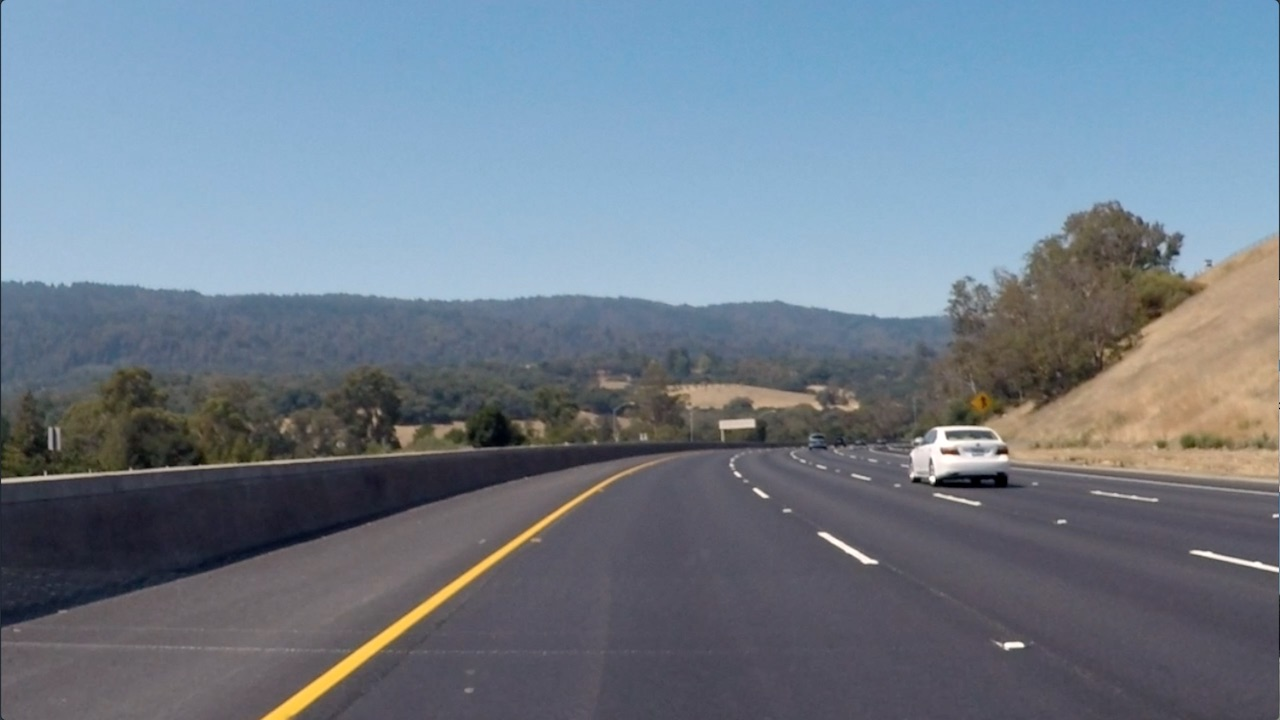
#> input picture 08.finding_edges_sobel/images/curved_lane.jpg, 1280 x 720 px
$ python run.py
#> lines starting #> are read from the running program, lines starting #| are printed output that depends on the picture
import cv2
import matplotlib.image as mpimg
import matplotlib.pyplot as plt
import numpy as np

image = mpimg.imread('images/curved_lane.jpg')
#> image is the input picture: shape (720, 1280, 3); mean R, G, B 112.1, 125, 138.7
# image = mpimg.imread('images/white_lines.jpg')

plt.imshow(image)
plt.show()

gray = cv2.cvtColor(image, cv2.COLOR_RGB2GRAY)
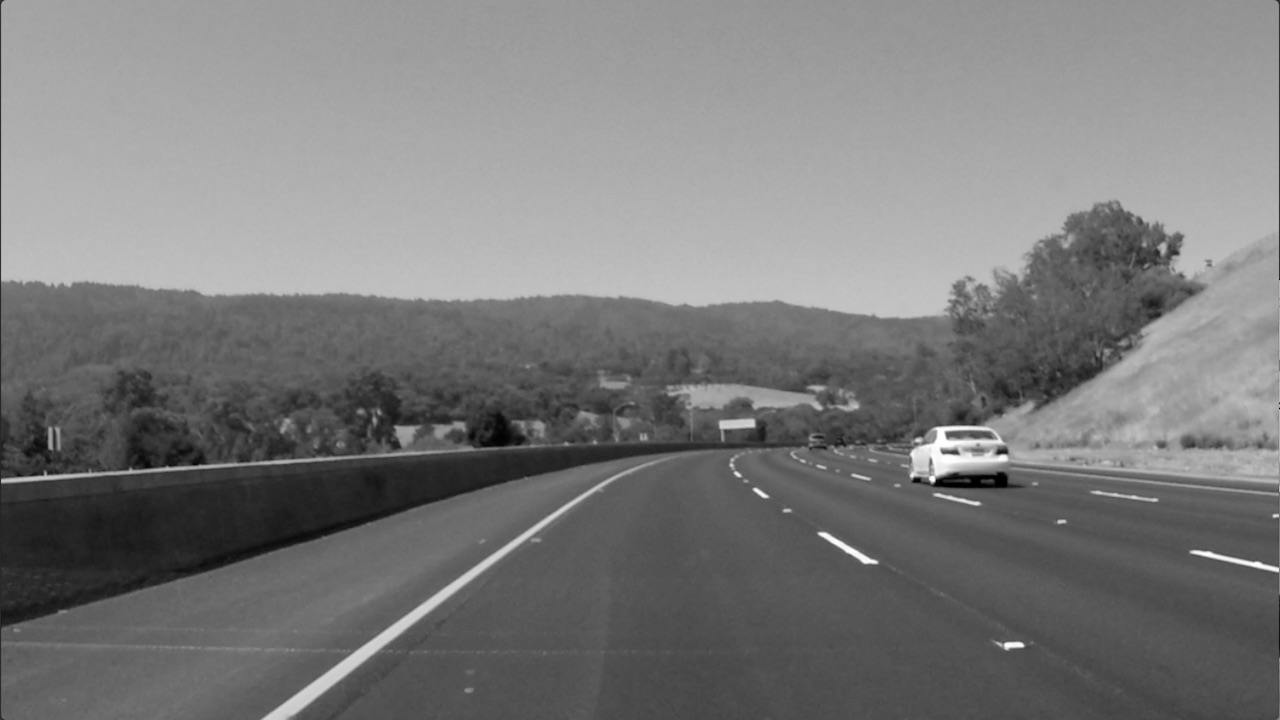
#> gray: shape (720, 1280); min 0, max 255, mean 122.7

plt.imshow(gray, cmap='gray')
plt.show()

sobel_y = np.array([[-1, -2, -1],
                    [0, 0, 0],
                    [1, 2, 1]])

filtered_image_y = cv2.filter2D(gray, -1, sobel_y)
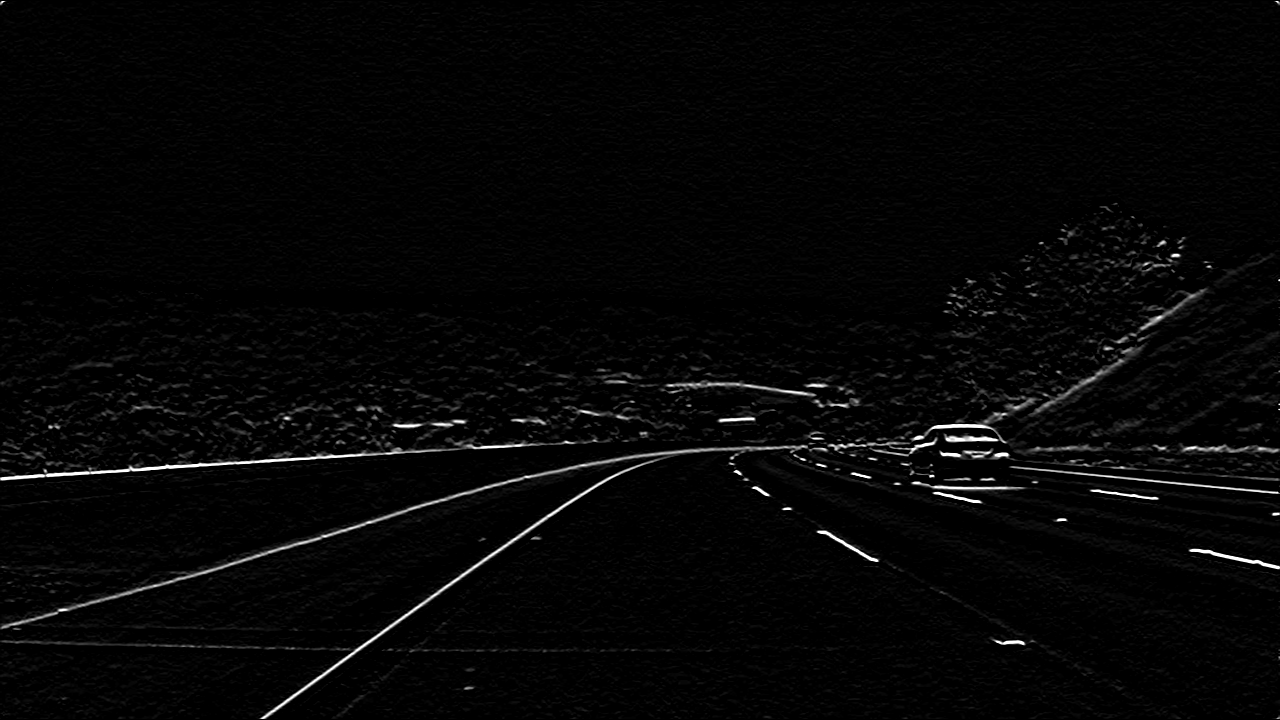
#> filtered_image_y: shape (720, 1280); min 0, max 255, mean 5.9

plt.imshow(filtered_image_y, cmap='gray')
plt.show()

sobel_x = np.array([[-1, 0, 1],
                    [-2, 0, 2],
                    [-1, 2, 1]])

filtered_image_x = cv2.filter2D(gray, -1, sobel_x)
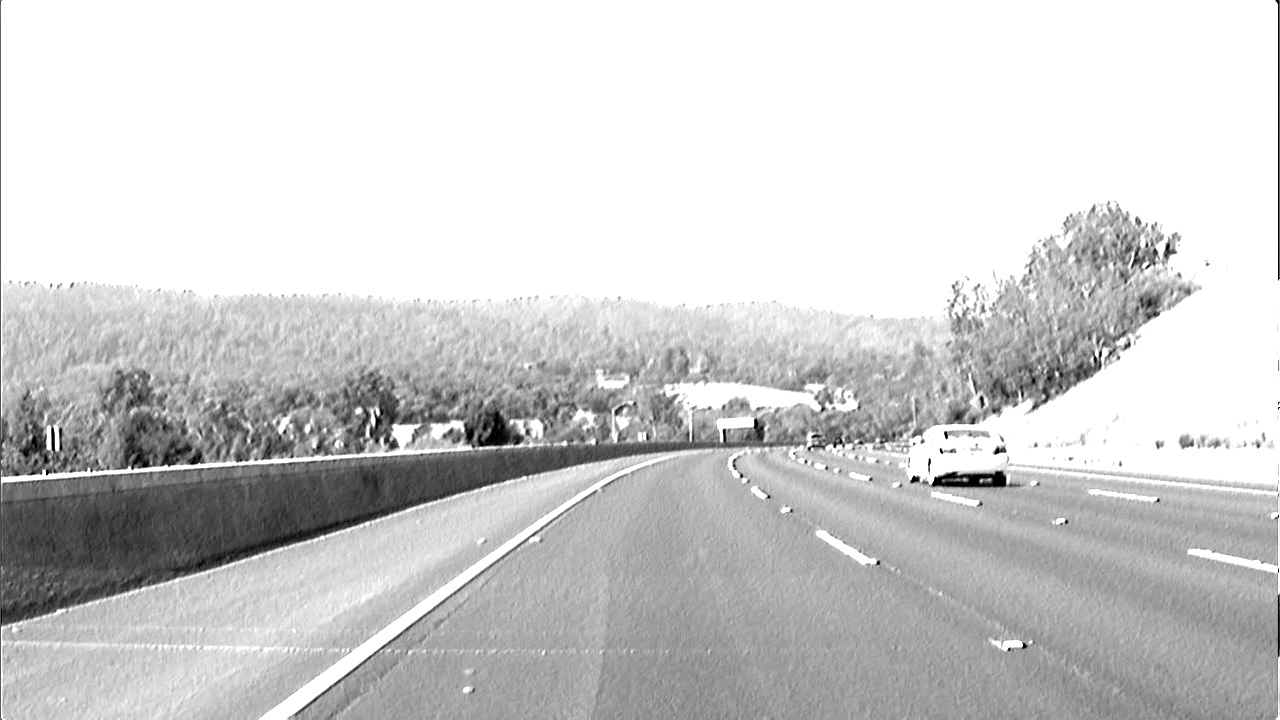
#> filtered_image_x: shape (720, 1280); min 0, max 255, mean 206.9

plt.imshow(filtered_image_x, cmap='gray')
plt.show()

$ run again, with 08.finding_edges_sobel/images/white_lines.jpg copied over 08.finding_edges_sobel/images/curved_lane.jpg
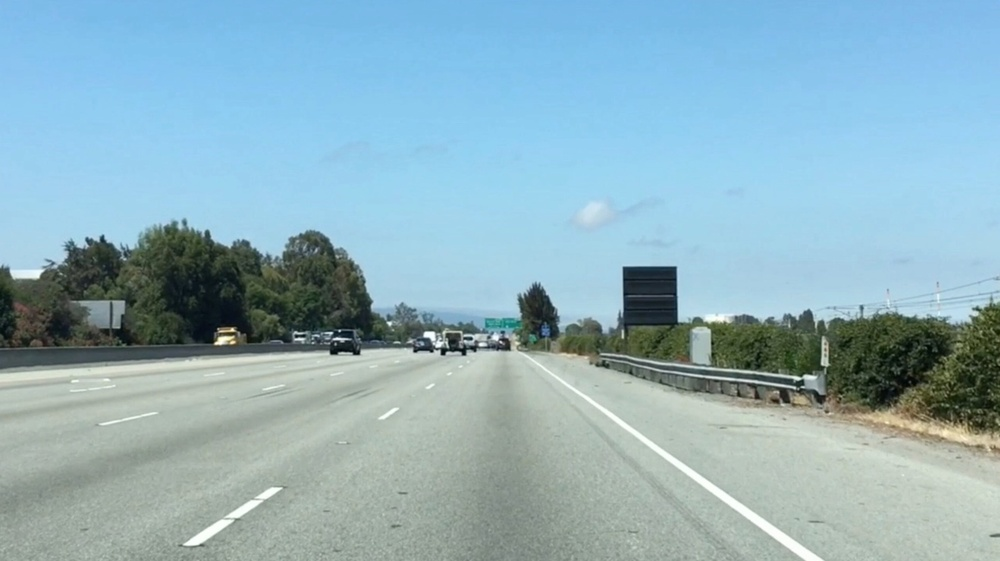
#> input picture 08.finding_edges_sobel/images/white_lines.jpg, 1000 x 561 px, shrunk from 2436 x 1366 before the run
#> image is the input picture: shape (561, 1000, 3); mean R, G, B 143.6, 177.1, 188.4
#> `filtered_image_y = cv2.filter2D(gray, -1, sobel_y)`:
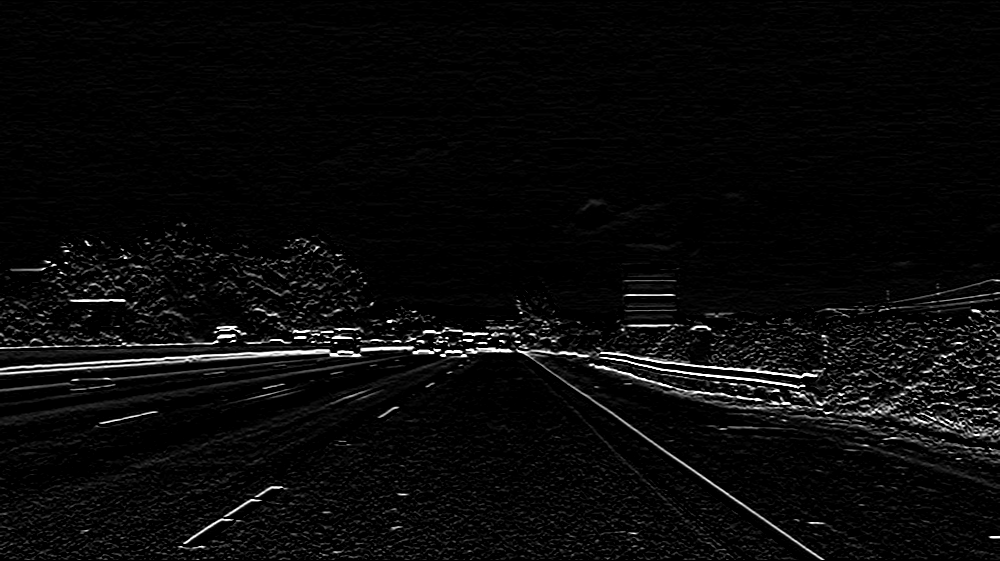
#> filtered_image_y: shape (561, 1000); min 0, max 255, mean 9.6
#> `filtered_image_x = cv2.filter2D(gray, -1, sobel_x)`:
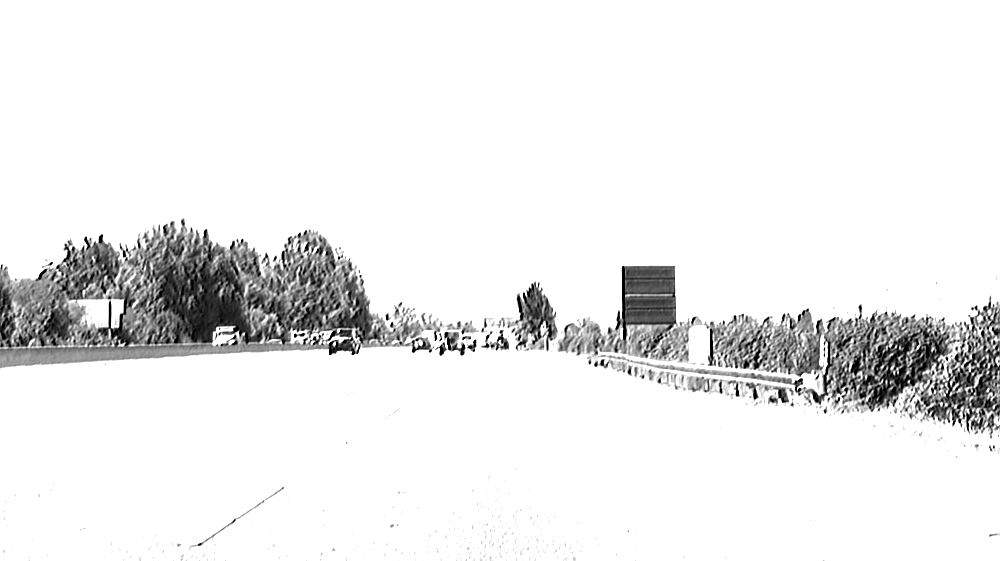
#> filtered_image_x: shape (561, 1000); min 0, max 255, mean 236

$ run again, with 08.finding_edges_sobel/images/bridge_trees_example.jpg copied over 08.finding_edges_sobel/images/curved_lane.jpg
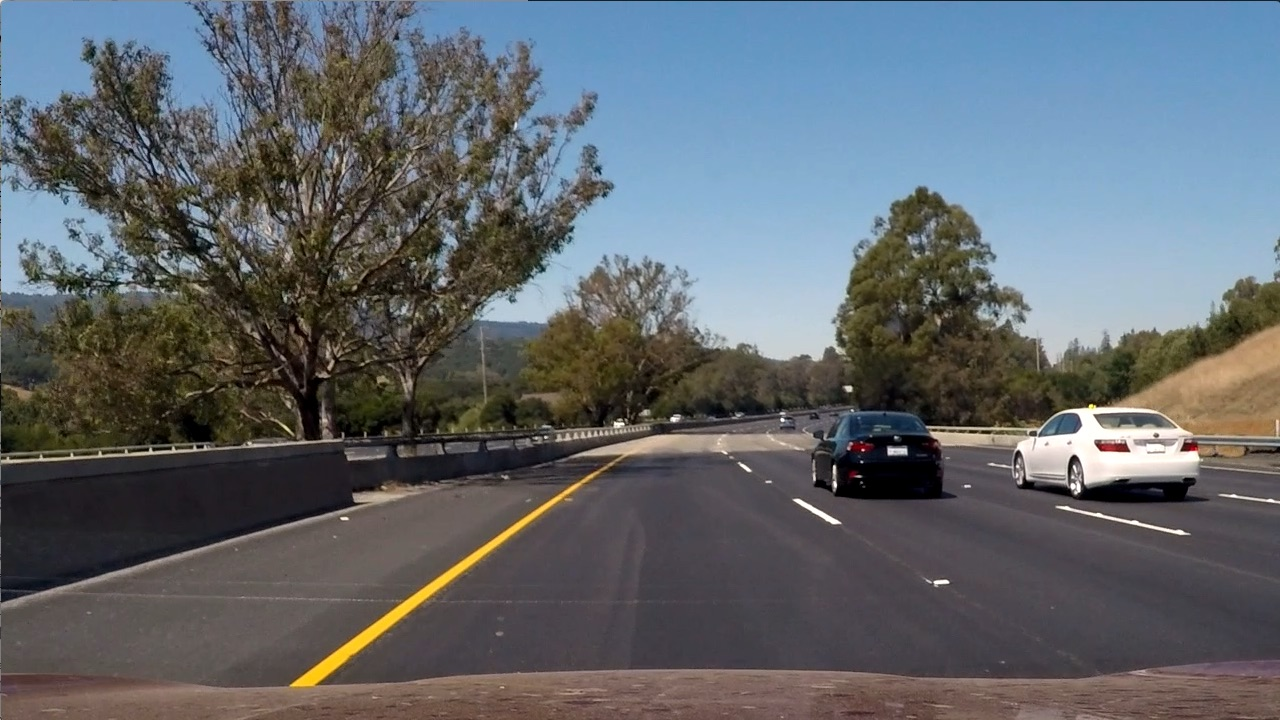
#> input picture 08.finding_edges_sobel/images/bridge_trees_example.jpg, 1280 x 720 px
#> image is the input picture: shape (720, 1280, 3); mean R, G, B 97, 102.6, 107.9
#> `filtered_image_y = cv2.filter2D(gray, -1, sobel_y)`:
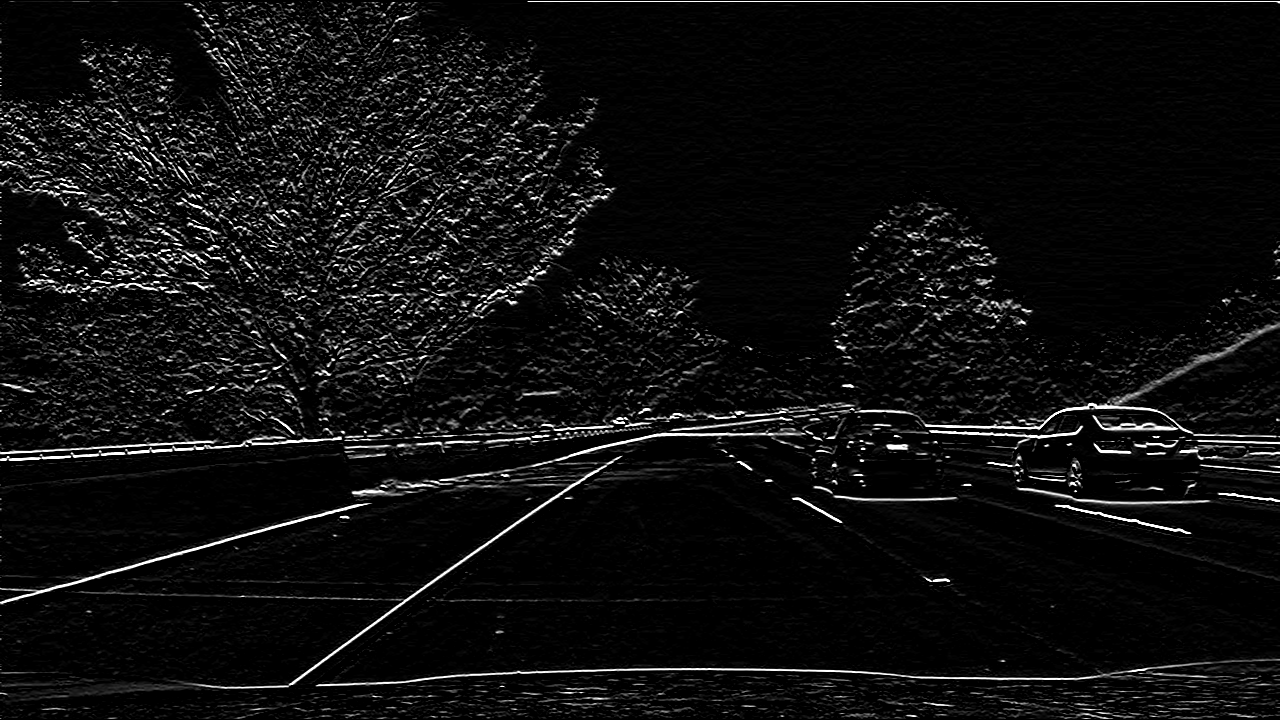
#> filtered_image_y: shape (720, 1280); min 0, max 255, mean 15.1
#> `filtered_image_x = cv2.filter2D(gray, -1, sobel_x)`:
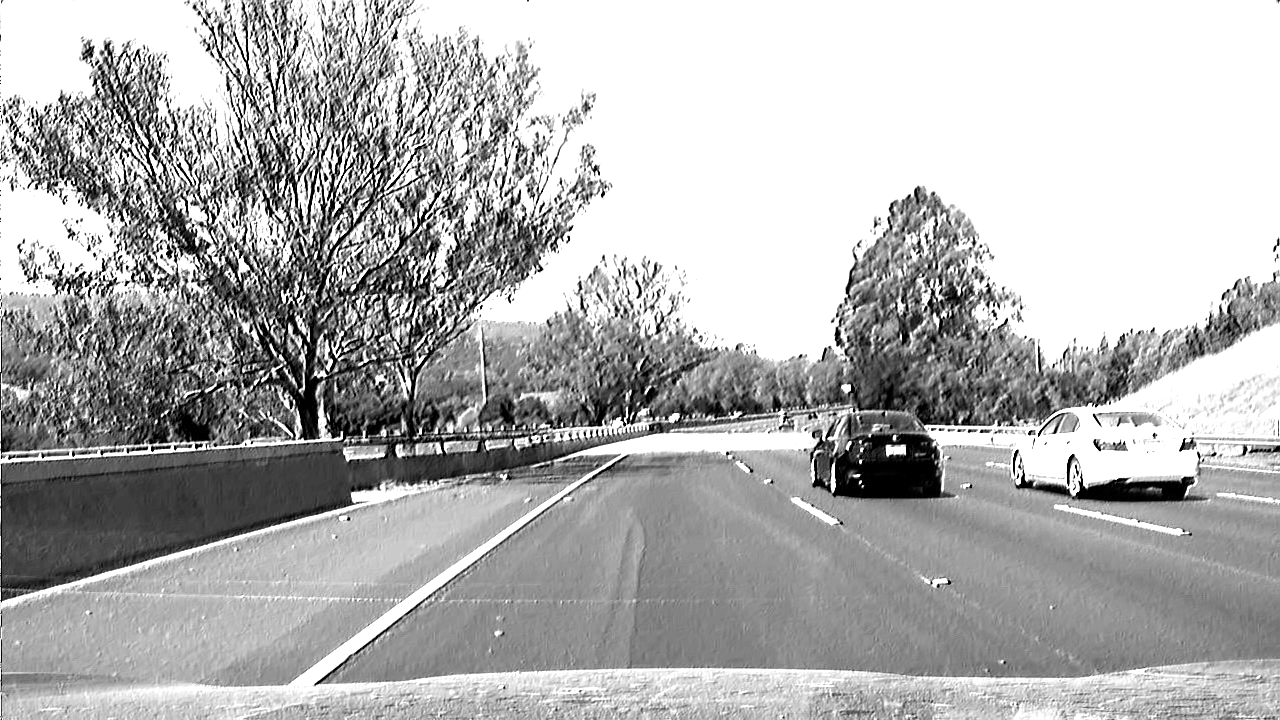
#> filtered_image_x: shape (720, 1280); min 0, max 255, mean 177.5
